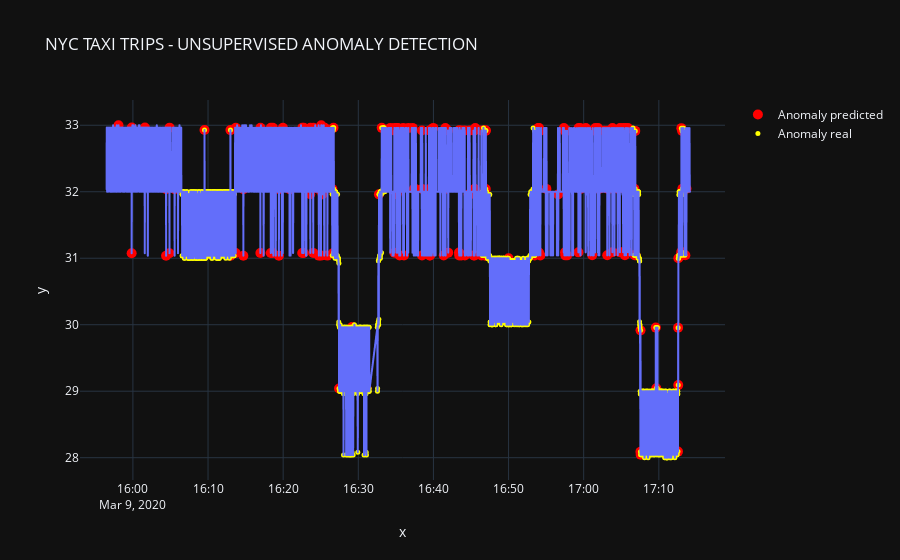

Notebook code for this chart:
### Code cell
import plotly.graph_objects as go
import plotly.express as px
# plot value on y-axis and date on x-axis
fig = px.line(iforest_results, x=df.index, y=df['Volume Flow RateRMS'], title='NYC TAXI TRIPS - UNSUPERVISED ANOMALY DETECTION', template = 'plotly_dark')
# create list of outlier_dates
outlier_dates = iforest_results[iforest_results['Anomaly'] == 1].index
# obtain y value of anomalies to plot
y_values = [df.loc[i]['Volume Flow RateRMS'] for i in outlier_dates]

label_dates=df[df['anomaly'] == 1].index
tru_ano=[df.loc[i]['Volume Flow RateRMS'] for i in label_dates]

fig.add_trace(go.Scatter(x=outlier_dates, y=y_values, mode = 'markers', 
                name = 'Anomaly predicted', 
                marker=dict(color='red',size=10)))

fig.add_trace(go.Scatter(x=label_dates, y=tru_ano, mode = 'markers', 
                name = 'Anomaly real', 
                marker=dict(color='yellow',size=5)))
fig.show()

### Figure 1 — Plotly figure (JSON) as saved in the notebook; plotly's stock layout.template omitted (floating-point values rounded to 4 significant figures; data arrays with more than 128 entries replaced by an {"elided": "..."} marker saying what was removed)
{"data": [{"hovertemplate": "x=%{x}<br>y=%{y}<extra></extra>", "legendgroup": "", "line": {"color": "#636efa", "dash": "solid"}, "marker": {"symbol": "circle"}, "mode": "lines", "name": "", "showlegend": false, "type": "scattergl", "x": {"elided": "4312 str values"}, "xaxis": "x", "y": {"elided": "4312 float values"}, "yaxis": "y"}, {"marker": {"color": "red", "size": 10}, "mode": "markers", "name": "Anomaly predicted", "type": "scatter", "x": {"elided": "188 str values"}, "y": {"elided": "188 float values"}}, {"marker": {"color": "yellow", "size": 5}, "mode": "markers", "name": "Anomaly real", "type": "scatter", "x": {"elided": "1517 str values"}, "y": {"elided": "1517 float values"}}], "layout": {"legend": {"tracegroupgap": 0}, "title": {"text": "NYC TAXI TRIPS - UNSUPERVISED ANOMALY DETECTION"}, "xaxis": {"anchor": "y", "domain": [0, 1], "title": {"text": "x"}}, "yaxis": {"anchor": "x", "domain": [0, 1], "title": {"text": "y"}}}}
